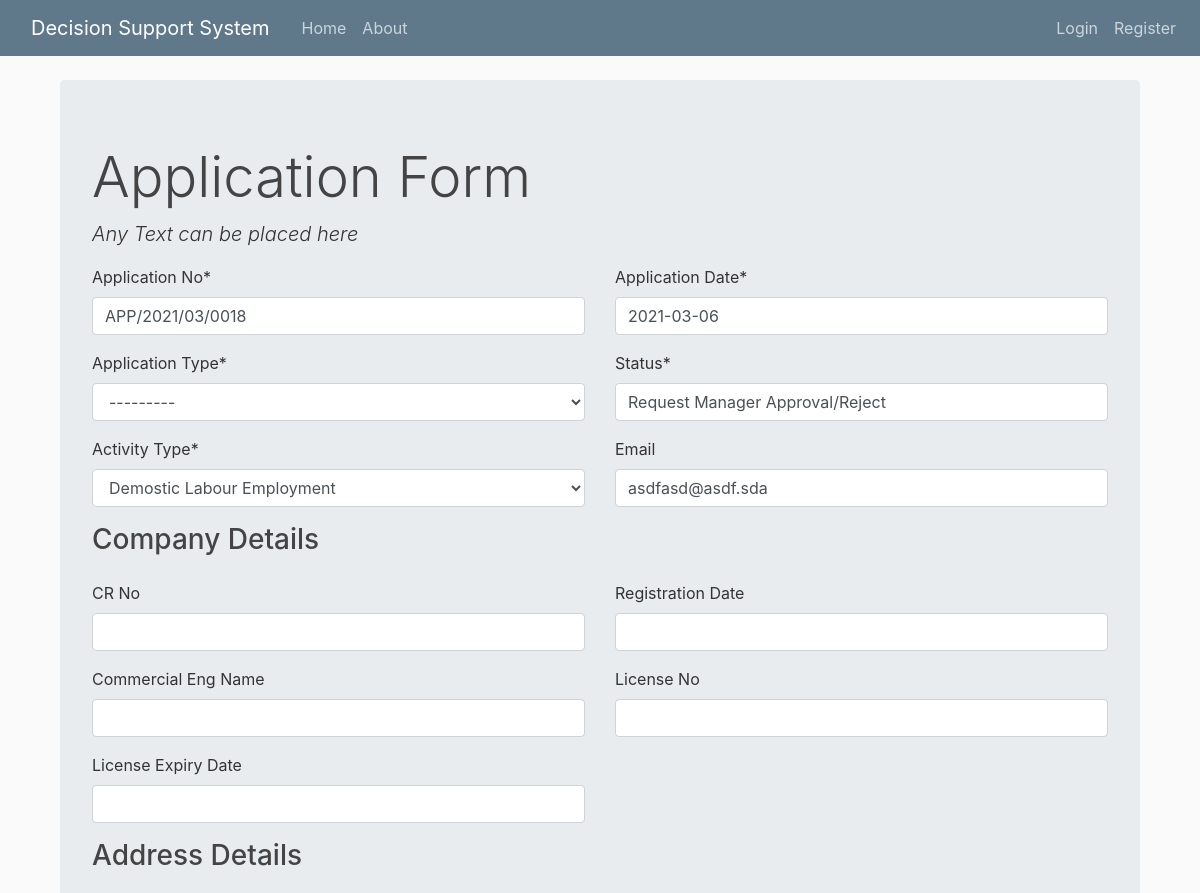
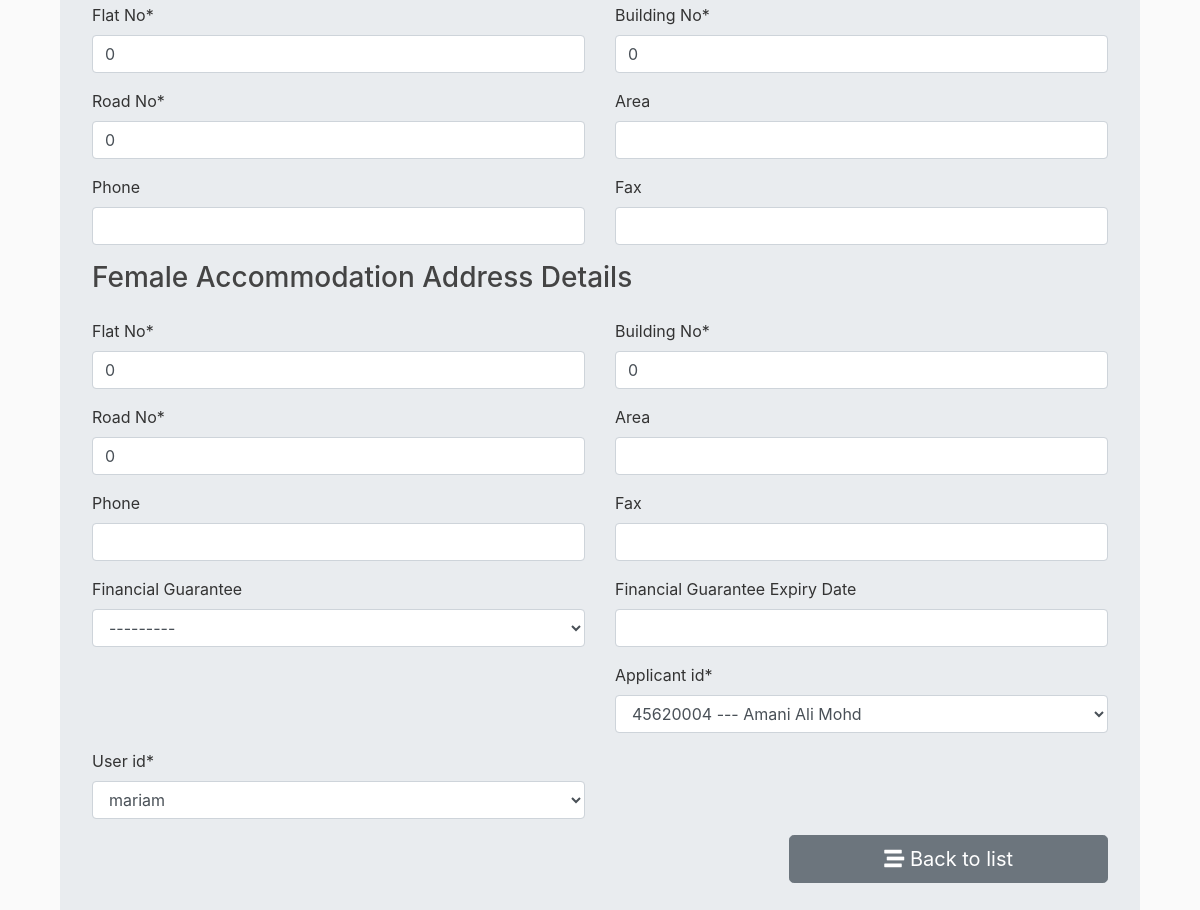
Page /application/18/update/ on the committed database (2 pictures, top to bottom).
### app/models.py (models this page shows, shortened)
class Application(models.Model):
    activity_type_list = (
        ('demostic', 'Demostic Labour Employment'),
        ('foreign', 'Foreign Labour Employement'),
        ('local', 'Bahraini Labour Employment')
    )
    financial_guarantee_list = (
        ('manager_cheque', 'Manager Cheque'),
        ('bank_guarantee', 'Bank Guarantee')
    )
    intial_approval_list = (
        ('approve', 'Approve'),
        ('reject', 'Reject')
    )
    app_type_list = (
        ('initial','Initial Approval'),
        ('final','Final Approval'),
        ('renew','Renewal License'),
        ('cancel','Cancel License')
    )
    app_no = models.CharField(_("Application No"), max_length=50, default='Draft Application')
    app_date = models.DateField(_("Application Date"), default=datetime.date.today)
    app_type = models.CharField(_("Application Type"), max_length=50, choices=app_type_list)
    app_status_index = models.IntegerField(_("Status No"), default=0)
    app_current_status = models.CharField(_("Status"), max_length=50, default='Draft')
    app_next_status = models.CharField(_("Status"), max_length=50, default='Draft')
    activty_type = models.CharField(_("Activity Type"), max_length=50, choices=activity_type_list)
    staff_comments = models.TextField(_("Comments"), blank=True)
    manager_comments = models.TextField(_("Manager Comments"), blank=True)
    approval = models.CharField(_("Manager Decision"), max_length=50, choices=intial_approval_list, blank=True)
    financial_guarantee = models.CharField(_("Financial Guarantee"), max_length=50, choices=financial_guarantee_list, blank=True)
    financial_guarantee_expiry_date = models.DateField(_("Financial Guarantee Expiry Date"), null=True, blank=True)
    cr = models.CharField(_("CR No"), max_length=50, blank=True)
    cr_reg_date = models.DateField(_("Registration Date"), null=True, blank=True)
    full_en_name = models.CharField(_("Commercial Eng Name"), max_length=250, blank=True)
    license_no = models.CharField(_("License No"), max_length=50, blank=True)
    license_expiry_date = models.DateField(_("License Expiry Date"), null=True, blank=True)
    flat_no = models.IntegerField(_("Flat No"), default=0)
    building_no = models.IntegerField(_("Building No"), default=0)
    road_no = models.IntegerField(_("Road No"), default=0)
    area = models.CharField(_("Area"), max_length=50, blank=True)
    contact1 = models.CharField(_("Phone"), max_length=50, blank=True)
    contact2 = models.CharField(_("Fax"), max_length=50, blank=True)
    email = models.EmailField(_("Email"), max_length=254, blank=True)
    fh_flat_no = models.IntegerField(_("Flat No"), default=0)
    fh_building_no = models.IntegerField(_("Building No"), default=0)
    fh_road_no = models.IntegerField(_("Road No"), default=0)
    fh_area = models.CharField(_("Area"), max_length=50, blank=True)
    fh_contact1 = models.CharField(_("Phone"), max_length=50, blank=True)
    fh_contact2 = models.CharField(_("Fax"), max_length=50, blank=True)
    qsreq = models.IntegerField(_("Uploaded Documents"), default=0)
    qnreq = models.IntegerField(_("Org Required Documents"), default=1)
    dreq = models.FloatField(_("Adequacy of Requirements Level"), default=0)
    qsrec = models.IntegerField(_("Satisfying Recommendations"), default=0)
    qnrec = models.IntegerField(_("All Recommendations"), default=1)
    drec = models.FloatField(_("Adequacy of Recommendations Level"), default=0)
    cr_doc = models.FileField(_("CR Doc"), upload_to='doc_library', max_length=100, null=True, blank=True)
    bank_statement_doc = models.FileField(_("Bank Statement Doc"), upload_to='doc_library', max_length=100, null=True, blank=True)
    lmra_agreement = models.FileField(_("LMRA Agreement"), upload_to='doc_library', max_length=100, null=True, blank=True)
    cert1_doc = models.FileField(_("MOIS Cert"), upload_to='doc_library', max_length=100, null=True, blank=True)
    cert2_doc = models.FileField(_("MOH Cert"), upload_to='doc_library', max_length=100, null=True, blank=True)
    cert3_doc = models.FileField(_("MOL Cert"), upload_to='doc_library', max_length=100, null=True, blank=True)
    cr_rent_doc = models.FileField(_("CR Rental Agreement Doc"), upload_to='doc_library', max_length=100, null=True, blank=True)
    fh_rent_doc = models.FileField(_("Temp FH Rental Agreement Doc"), upload_to='doc_library', max_length=100, null=True, blank=True)
    cr_ewa_bill_doc = models.FileField(_("CR EWA Bill Doc"), upload_to='doc_library', max_length=100, null=True, blank=True)
    fh_ewa_bill_doc = models.FileField(_("Temp FH EWA Bill Doc"), upload_to='doc_library', max_length=100, null=True, blank=True)
    employment_office_receipt = models.FileField(_("Employment Office Receipt"), upload_to='doc_library', max_length=100, null=True, blank=True)
    applicant_id = models.ForeignKey(Applicant, verbose_name=_(""), on_delete=models.CASCADE)
    user_id = models.ForeignKey(User, verbose_name=_(""), on_delete=models.CASCADE)

### app/views.py (the view, shortened to what this page needs)
# urls.py: path('application/<int:id>/update/', views.application_form,name='application_update'),
def application_form(request, id=0):
    if request.method == "GET":
        if id == 0:
            form = ApplicationForm()
        else:
            application = Application.objects.get(pk=id)
            form = ApplicationForm(instance=application)
        return render(request, "app/application_form.html", {'form': form})

### app/models.py (called while the page is built)
    def __str__(self):
        return self.cpr + ' --- ' + self.fullname

### app/templates/app/application_form.html (shortened to what this page needs)
{% extends "app/base.html" %}
{% load crispy_forms_tags %}
{% load user_tags %}
{% block content %}
<h1 class="display-4">Application Form</h1>
<p class="lead font-italic">Any Text can be placed here</p>
<form action="" method="post" autocomplete="off">
    <div class="row">
        <div class="form-group col-md-6 mb-0">
            {{ form.app_no|as_crispy_field }}
        </div>
        <div class="form-group col-md-6 mb-0">
            {{ form.app_date|as_crispy_field }}
        </div>
        <div class="form-group col-md-6 mb-0">
            {{ form.app_type|as_crispy_field }}
        </div>
        <div class="form-group col-md-6 mb-0">
            {{ form.app_current_status|as_crispy_field }}
        </div>
        <div class="form-group col-md-6 mb-0">
            {{ form.activty_type|as_crispy_field }}
        </div>
        <div class="form-group col-md-6 mb-0">
            {{ form.email|as_crispy_field }}
        </div>
        {% if form.instance.app_type != 'initial' %}
        <div class="form-group col-md-12">
            <h3>Company Details</h3>
        </div>
        {% endif %}
        <div class="form-group col-md-6 mb-0">
            {{ form.cr|as_crispy_field }}
        </div>
        <div class="form-group col-md-6 mb-0">
            {{ form.cr_reg_date|as_crispy_field }}
        </div>
        <div class="form-group col-md-6 mb-0">
            {{ form.full_en_name|as_crispy_field }}
        </div>
        <div class="form-group col-md-6 mb-0">
            {{ form.license_no|as_crispy_field }}
        </div>
        <div class="form-group col-md-6 mb-0">
            {{ form.license_expiry_date|as_crispy_field }}
        </div>
        {% if form.instance.app_type != 'initial' %}
        <div class="form-group col-md-12">
            <h3>Address Details</h3>
        </div>
        {% endif %}
        <div class="form-group col-md-6 mb-0">
            {{ form.flat_no|as_crispy_field }}
        </div>
        <div class="form-group col-md-6 mb-0">
            {{ form.building_no|as_crispy_field }}
        </div>
        <div class="form-group col-md-6 mb-0">
            {{ form.road_no|as_crispy_field }}
        </div>
        <div class="form-group col-md-6 mb-0">
            {{ form.area|as_crispy_field }}
        </div>
        <div class="form-group col-md-6 mb-0">
            {{ form.contact1|as_crispy_field }}
        </div>
        <div class="form-group col-md-6 mb-0">
            {{ form.contact2|as_crispy_field }}
        </div>
        {% if form.instance.app_type != 'initial' %}
        <div class="form-group col-md-12">
            <h3>Female Accommodation Address Details</h3>
        </div>
        {% endif %}
        <div class="form-group col-md-6 mb-0">
            {{ form.fh_flat_no|as_crispy_field }}
        </div>
        <div class="form-group col-md-6 mb-0">
            {{ form.fh_building_no|as_crispy_field }}
        </div>
        <div class="form-group col-md-6 mb-0">
            {{ form.fh_road_no|as_crispy_field }}
        </div>
        <div class="form-group col-md-6 mb-0">
            {{ form.fh_area|as_crispy_field }}
        </div>
        <div class="form-group col-md-6 mb-0">
            {{ form.fh_contact1|as_crispy_field }}
        </div>
        <div class="form-group col-md-6 mb-0">
            {{ form.fh_contact2|as_crispy_field }}
        </div>
        <div class="form-group col-md-6 mb-0">
            {{ form.financial_guarantee|as_crispy_field }}
        </div>
        <div class="form-group col-md-6 mb-0">
            {{ form.financial_guarantee_expiry_date|as_crispy_field }}
        </div>
        <div class="form-group col-md-6 mb-0"></div>
        <div class="form-group col-md-6 mb-0">
            {{ form.applicant_id|as_crispy_field }}
        </div>
        <div class="form-group col-md-6 mb-0">
            {{ form.user_id|as_crispy_field }}
        </div>
    </div>
    <div class="row">
        <div class="col-md-8">
        </div>
        <div class="col-md-4">
            <a href="{% url 'application_list' %}" class="btn btn-secondary btn-block btn-lg"> <i class="fas fa-stream"></i> Back to list </a>
        </div>
    </div>
</form>
{% endblock content %}

### app/static/app/main.css (style rules this page uses)
body { background: #fafafa; color: #333333; margin-top: 5rem; }
h1, h2, h3, h4, h5, h6 { color: #444444; }

### rows in the picture
Application: app_no "APP/2021/03/0018", app_date "2021-03-06", app_type "---------", app_current_status "Request Manager Approval/Reject", activty_type "Demostic Labour Employment", email "asdfasd@asdf.sda", flat_no "0", building_no "0", road_no "0", fh_flat_no "0", fh_building_no "0", fh_road_no "0", financial_guarantee "---------", applicant_id "45620004 --- Amani Ali Mohd", user_id "mariam"
